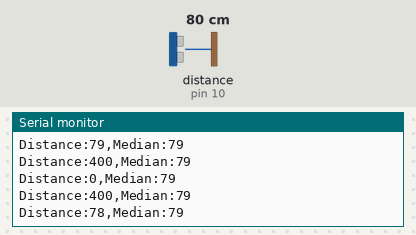
A sketch run on a simulated Arduino Uno, built with avr-gcc and run on an emulated ATmega328P. On the bench: the last lines printed to the serial monitor. Wiring (inferred from the names in the program): ultrasonic range finder: trigger pin 9; echo pin 10. Inputs (shaded band) come from the test bench; at power-on: distance to the obstacle (sensor on pin 10) 80 cm. The echo pulse lasts 58.3 µs per cm; random numbers use the default seed unless the sketch sets one.

Above: at 1.2 s.
1.3 s: distance to the obstacle (sensor on pin 10) set to 2 cm
At 1.9 s:
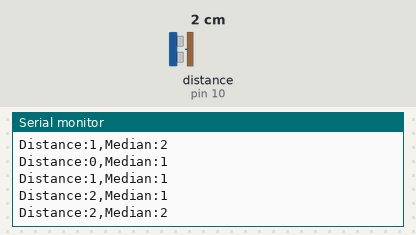
4.3 s: distance to the obstacle (sensor on pin 10) set to 18 cm
At 4.9 s:
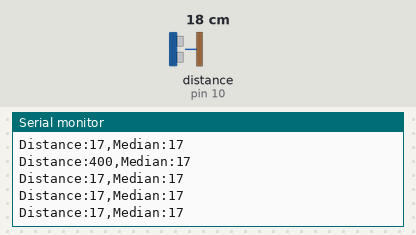
7.3 s: distance to the obstacle (sensor on pin 10) set to 4 cm
At 7.8 s:
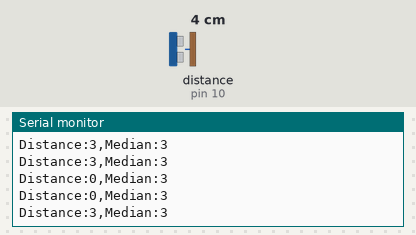
13.3 s: distance to the obstacle (sensor on pin 10) set to 35 cm
At 13.8 s:
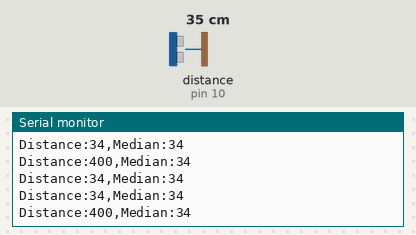
16.3 s: distance to the obstacle (sensor on pin 10) set to 120 cm
At 16.8 s:
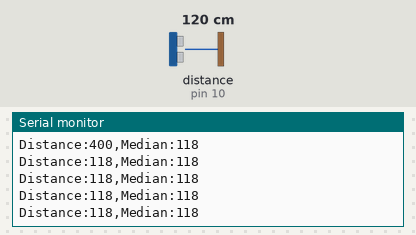
19.3 s: distance to the obstacle (sensor on pin 10) set to 9 cm
At 19.8 s:
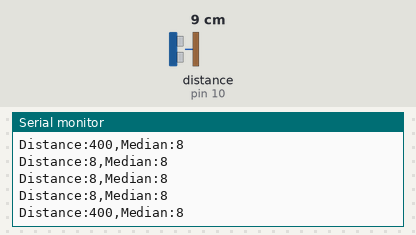
Timing chart, 0 to 22.3 s (numbered marks = the images above; inputs shaded):
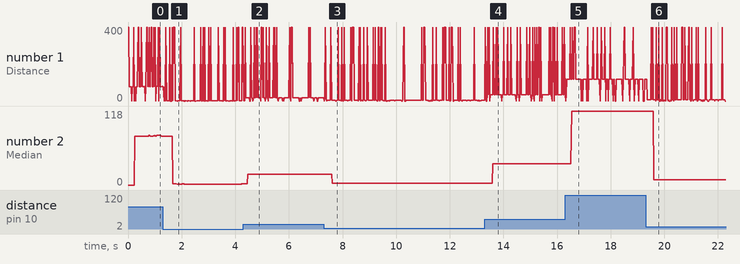

Measured:
- after the input at 1.3 s, the serial monitor: prints a new line after 0.14 s (image 1)
- after the input at 4.3 s, the serial monitor: prints a new line after 0.10 s (image 2)
- after the input at 7.3 s, the serial monitor: prints a new line after 0.09 s (image 3)
- after the input at 13.3 s, the serial monitor: prints a new line after 0.10 s (image 4)
- after the input at 16.3 s, the serial monitor: prints a new line after 0.07 s (image 5)
- after the input at 19.3 s, the serial monitor: prints a new line after 0.07 s (image 6)
- plotted number 1: 400 → 17 after the input at 4.3 s, 17 → 3 after the input at 7.3 s, 3 → 34 after the input at 13.3 s, 34 → 118 after the input at 16.3 s, 118 → 8 after the input at 19.3 s
- plotted number 2: 78 → 2 after the input at 1.3 s, 2 → 17 after the input at 4.3 s, 17 → 3 after the input at 7.3 s, 3 → 34 after the input at 13.3 s, 34 → 118 after the input at 16.3 s

The sketch:

sketch_nov12a.ino
```cpp
#define buffetSize 20
int buffer[buffetSize];
int bufferCopy[buffetSize];

const int trigPin = 9;
const int echoPin = 10;

long duration;
int distance;
int tmp;
int result;

//tombhoz hozzaadjuk a szamot
void addSimple(int simple) {
  for(byte i = 0; i < buffetSize-1; i++) {
    buffer[i] = buffer[i+1];
  }
  buffer[buffetSize-1] = simple;
}


//atlagot szamol a tombbol
int makeAvg() {
  long sum = 0;
  for(byte i = 0; i < buffetSize; i++) {
    sum += buffer[i];
  }

  return sum / buffetSize;
}

//rendezi a tombot valamilyen sorrendbe
void rendez() {
  for(int j = 0; j < buffetSize; j++) {
    bufferCopy[j] = buffer[j];
  }

  for(int i = 0; i < buffetSize; i++) {
    for(int j = i; j < buffetSize; j++) {
      if(bufferCopy[i] > bufferCopy[j]) {
        tmp = bufferCopy[i];
        bufferCopy[i] = bufferCopy[j];
        bufferCopy[j] = tmp;
      }
    }
  }
}


//lekeri a rendezett tombnek a medianjat
int getMedian() {
  return bufferCopy[buffetSize/2];
}

//lekeri a tavolsagot es a switch caseval rak bele zavarast 0 es 400cm-t
int getDistance() {
  digitalWrite(trigPin,HIGH);
  delayMicroseconds(10);
  digitalWrite(trigPin, LOW);

  duration = pulseIn(echoPin, HIGH, 25000);

  distance = duration*0.034/2;

  switch(random(0,6)) {
    case 1: distance = 400; break;
    case 0: distance = 0; break;
  }

  return distance;
}


void setup() {
  // put your setup code here, to run once:
  pinMode(trigPin, OUTPUT);
  pinMode(echoPin, INPUT);
  Serial.begin(9600);
}

void loop() {
  // put your main code here, to run repeatedly:

  //lekeri a tavolsagot, hozzaadja a tombhoz, rendezi, lekeri a mediant, majd megjeleniti ket grafikonban
  result = getDistance();
  addSimple(distance);
  rendez();
  int median = getMedian();

  Serial.print("Distance:");
  Serial.print(result);
  Serial.print(",");
  Serial.print("Median:");
  Serial.println(median);
}
```
